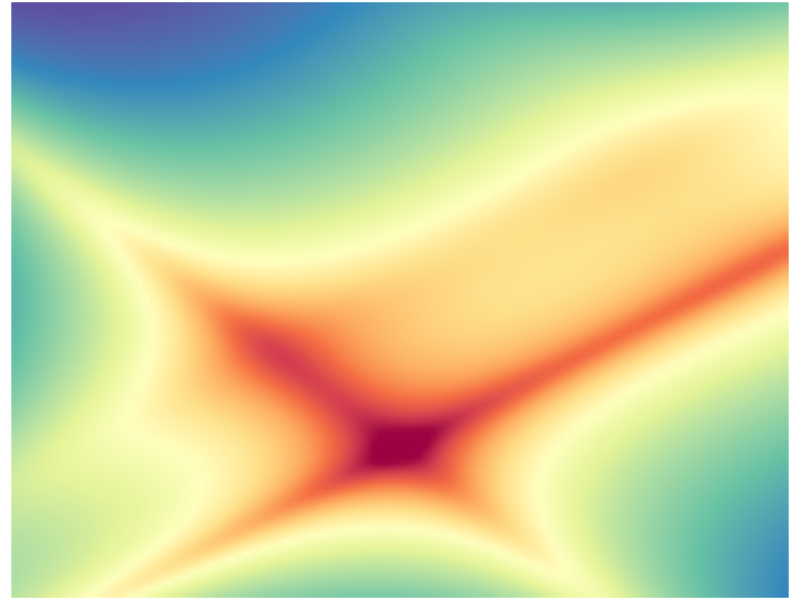

Recreate this plot in R. (Note: this script raises an error after producing the figure.)
#
# Slava's logo
#
library(ggplot2)
library(RColorBrewer)

#
# Goldstein-Price test function
#
logo_func <- function(x, y) {
  term1 <- 1 + (x + y + 1)^2*(19 - 14*x + 3*x^2 - 14*y + 6*x*y + 3*y^2)
  term2 <- 30 + (2*x - 3*y)^2*(18 - 32*x + 12*x^2 + 48*y - 36*x*y + 27*y^2)
  term1*term2
}

logo_grid <- expand.grid(seq(-2, 2, length.out = 100),
                         seq(-2, 2, length.out = 100))

logo_grid$value <- purrr::map2_dbl(logo_grid$Var1, logo_grid$Var2, logo_func)

ggplot(data = logo_grid, aes(Var1, Var2)) +
 geom_raster(aes(fill = value), interpolate = T) +
  scale_fill_gradientn(colours =  brewer.pal(11,'Spectral'), trans = 'log10', limits = c(10, 1.e6),
                       oob = scales::squish) +
  theme_void() +
  theme(legend.position = "none",
        plot.margin = unit(c(-0.7, -0.7, -0.7, -0.7), "cm")) +
ggsave('C:/Users/Slava.Kohut/Desktop/1.png', device = 'jpg', width = 10, height = 10, units = 'cm')

#
# magma, viridis, cividis, inferno, plasma
#
ggplot(data = logo_grid, aes(Var1, Var2)) +
  geom_raster(aes(fill = value), interpolate = T) +
  scale_fill_gradientn(colours =  viridis::inferno(11), trans = 'log10', limits = c(10, 1.e6),
                       oob = scales::squish) +
  theme_void() +
  theme(legend.position = "none",
        plot.margin = unit(c(-0.7, -0.7, -0.7, -0.7), "cm")) +
  ggsave('C:/Users/Slava.Kohut/Desktop/2.png', device = 'jpg', width = 10, height = 10, units = 'cm')